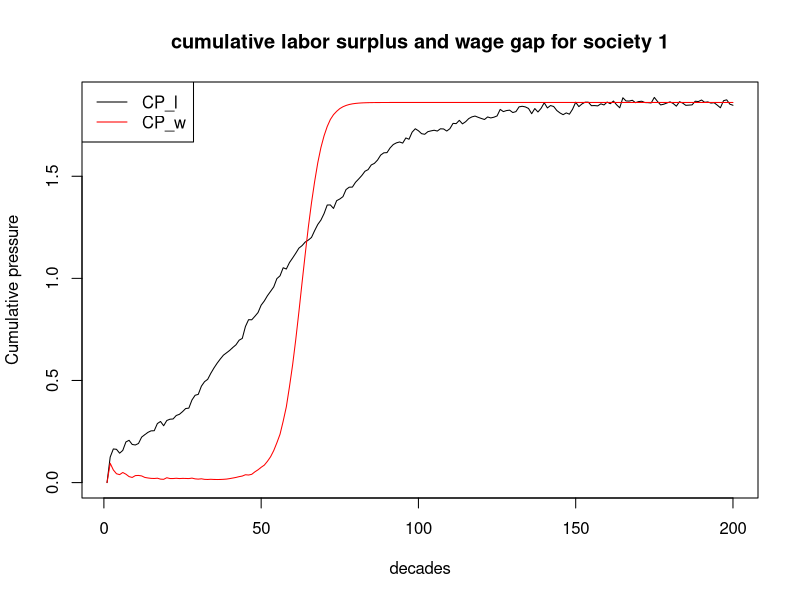
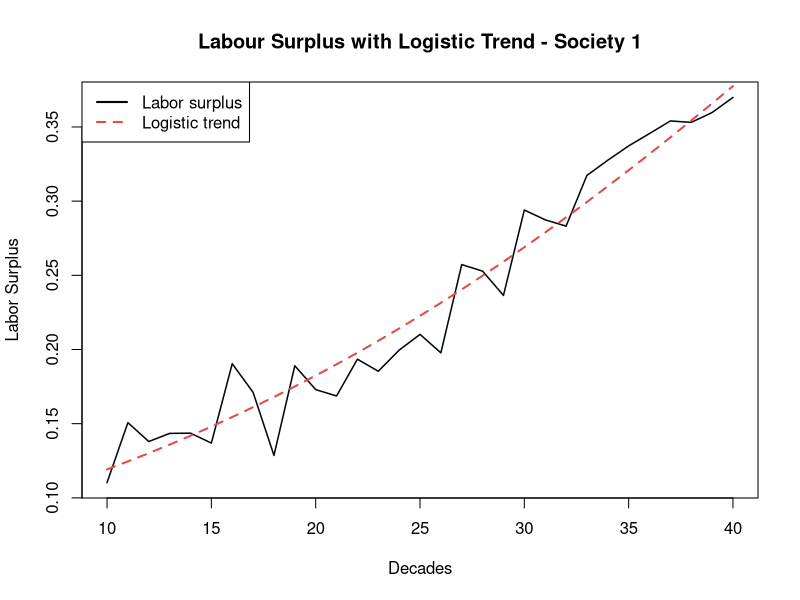

Reproduce these figures in R, in order.
## ---- chunk 1
set.seed(123)
## ---- chunk 2
N_pilot <- 10
T_pilot <- 200
## ---- chunk 3
# labor_surplus parameters
K_l <- 1
r_l <- .05
t0_l  <- 50
A <- .2
P <- 5
delta_l <- .43
## ---- chunk 4
# wage_gap parameters
K_w <- 1
r_base <- .03
alpha <- .5
t0_w <- 60
## ---- chunk 5
# decay parameter (cumulative pressure)
delta_c <- 0.43
## ---- chunk 6
func_labor_surplus <- function(N,T) {
  
  labor_surplus <- matrix(NA, nrow = T , ncol = N)
  for (n in 1:N) {
    for (t in 1:T) {
    
      logistic_trend <- K_l/(1+exp(-r_l*(t-t0_l)))
      oscillation <- A * exp(-delta_l*t) * sin((2*t*pi)/P)
      epsilon <- rnorm(1, mean = 0, sd = .02)
    
      labor_surplus[t, n] <- logistic_trend + oscillation + epsilon
    }
  }
  return(labor_surplus)
}
## ---- chunk 7
labor_surplus <- func_labor_surplus(N_pilot, T_pilot)
head(labor_surplus)
## ---- chunk 8
func_wage_gap <- function(N, T, lab){
  
  wage_gap <- matrix(NA, nrow = T , ncol = N)
  for (n in 1:N) {
    for (t in 1:T) {
    
      if (t == 1) {r_w <- r_base} else {r_w <- r_base + alpha*(lab[t-1, n])}
    
     wage_gap[t,n]<- K_w/(1+exp(-r_w*(t-t0_w)))
    }
  }
  return(wage_gap)
}
## ---- chunk 9
wage_gap <- func_wage_gap(N_pilot, T_pilot, labor_surplus)
head(wage_gap)
## ---- chunk 10
cp <- function(N, T, lab, wag) {
  
  CP_l <- matrix(NA, nrow = T , ncol = N)
  CP_w <- matrix(NA, nrow = T , ncol = N)

  for (n in 1:N){
    for (t in 1:T){
    
    # cumulative pressure is only meaningful at t=2
      if (t==1){
        CP_l[t, n] <- 0
        CP_w[t, n] <- 0
      }
      else {
      
        cpsum_l <- 0
        cpsum_w <- 0
      
        for (k in 1:(t-1)){
          cpsum_l <- cpsum_l + lab[t-k, n] * exp(-delta_c*k)
          cpsum_w <- cpsum_w + wag[t-k, n] * exp(-delta_c*k)
      }
      
        CP_l[t, n] <- cpsum_l
        CP_w[t, n] <- cpsum_w
      }
    }
  }
  return( list(CP_l = CP_l, CP_w = CP_w) )
}

## ---- chunk 11
result <- cp(N_pilot, T_pilot, labor_surplus, wage_gap)
CP_w <- result$CP_w
CP_l <- result$CP_l
## ---- chunk 12
head(CP_l)
## ---- chunk 13
head(CP_w)
## ---- chunk 14
plot(1:T_pilot, CP_l[,1], type = "l", 
     xlab = "decades", ylab = "Cumulative pressure",
     main = "cumulative labor surplus and wage gap for society 1")
lines(1:T_pilot, CP_w[,1],col ="red")
legend("topleft", legend = c("CP_l", "CP_w"), col = c("black", "red"), lty = 1)
## ---- chunk 15
n <- 40
trend_l <- K_l / (1 + exp(-r_l * (10:n - t0_l)))

# Main plot
plot(10:n, labor_surplus[10:n, 1], type = "n",
     xlab = "Decades", ylab = "Labor Surplus",
     main = "Labour Surplus with Logistic Trend - Society 1")


# Add lines on top of shading
lines(10:n, labor_surplus[10:n, 1], col = "#00070d", lwd = 1.5)
lines(10:n, trend_l, col = "#E24B4A", lty = 2, lwd = 2)

# Legend
legend("topleft",
       legend = c("Labor surplus", "Logistic trend"),
       col = c("#00070d", "#E24B4A"),
       lty = c(1, 2, 1, 1), lwd = 2)
## ---- chunk 16
lag_max_l <- 20 
acf_matrix_l <- matrix(NA, nrow = lag_max_l , ncol = N_pilot)

for (s in 1:N_pilot) {
  cps_l <- CP_l[t0_l:N_pilot, s]
  acf_matrix_l [,s] <- acf(cps_l,
                    lag.max = lag_max_l,
                    plot = FALSE)$acf[-1]  # remove lag-0 (always 1)
}

acf_avg_l <- rowMeans(acf_matrix_l)

## ---- chunk 17
lag_max_w <- 20 
acf_matrix_w <- matrix(NA, nrow = lag_max_w , ncol = N_pilot)

for (s in 1:N_pilot) {
  cps_w <- CP_w[t0_w:N_pilot, s]
  acf_matrix_w [,s] <- acf(cps_w,
                    lag.max = lag_max_w,
                    plot = FALSE)$acf[-1]  # remove lag-0 (always 1)
}

acf_avg_w <- rowMeans(acf_matrix_w)

## ---- chunk 18
# Labor surplus
Tl_obs <- T_pilot - round(t0_l)
Tl_eff <- Tl_obs/(1+2*sum(acf_avg_l))

# Wage gap
Tw_obs <- T_pilot - round(t0_w)
Tw_eff <- Tw_obs/(1+2*sum(acf_avg_w))

ratio_w <- Tw_eff/Tw_obs
ratio_l <- Tl_eff/Tl_obs

cat("Effective sample size — labor surplus:",
    round(Tl_eff, 3), "\n")
cat("Effective sample size — wage gap:",
    round(Tw_eff, 3), "\n")
cat("Efficiency ratio (T_eff/T_usable) — wage gap:", 
    round(ratio_w, 3), "\n")
cat("Efficiency ratio (T_eff/T_usable) — labor surplus:", 
    round(ratio_l, 3), "\n")
cat("Usable decades for labor surplus (Tl_usable):" ,
    round(Tl_eff/ratio_l, 3), "\n")
cat("Usable decades for wage gap (Tw_usable):" ,
    round(Tw_eff/ratio_w, 3))
## ---- chunk 19
p <- c(0.001, 0.005, 0.01, 0.02, 0.05)
beta0_values <- qlogis(p)
epv <- 30
T_eff_binding <- Tl_eff

# N calculation for each p
sensitivity_analysis <- data.frame(
  crisis_prob = p ,
  beta0 = round(beta0_values, 4), 
  N_needed = ceiling(epv/(T_eff_binding*p))
)

print(sensitivity_analysis)
## ---- chunk 20
beta0 <- -5.2933	
beta1 <- 1.0   # wage gap effect — moderate
beta2 <- 0.5   # labor surplus effect — smaller alone
beta3 <- 2.0   # interaction — largest, captures Marx's threshold
## ---- chunk 21
z <- beta0 + beta1*CP_w + beta2*CP_l + beta3*CP_l*CP_w
p_crisis <- 1/(1+exp(-z))

y <- matrix(rbinom(T_pilot*N_pilot, size = 1, prob = p_crisis), 
            ncol = N_pilot, nrow = T_pilot)
## ---- chunk 22
head(y)
## ---- chunk 23
N_final = 504
T_final = 200
## ---- chunk 24
labor_surplus_fin <- func_labor_surplus(N_final, T_final)
wage_gap_fin <- func_wage_gap(N_final, T_final, labor_surplus_fin)
cp_fin <- cp(N_final, T_final, labor_surplus_fin, wage_gap_fin)
